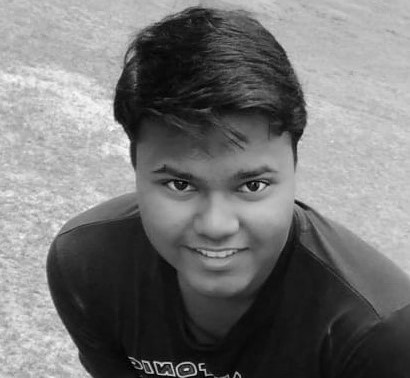
#> input picture cryptography_file_system/image.jpeg, 410 x 378 px
$ python encrypt.py
#> lines starting #> are read from the running program, lines starting #| are printed output that depends on the picture
import numpy as np
from PIL import Image
import pickle

def image_splitting(image, block_size):
    # Split the image into non-overlapping blocks
    height, width = image.shape
    blocks = [image[i:i+block_size, j:j+block_size] for i in range(0, height, block_size) for j in range(0, width, block_size)]
    return blocks

def confusion(blocks):
    # Apply zigzag pattern and rotation to blocks
    # Generate a random vector r
    r = np.random.randint(0, 256, len(blocks))
    # Random permutation of image blocks based on r
    scrambled_blocks = [blocks[i] for i in np.argsort(r)]

    return scrambled_blocks

def key_generation(plain_image):
    # Calculate the initial value of the logistic map
    Y0 = np.sum(plain_image) / (plain_image.size * 255.0)

    # Iterate the chaotic map
    M, N = plain_image.shape
    sequence_size = M * N
    chaotic_map = logistic_map(Y0, sequence_size)

    # Calculate the key
    key = [int(chaotic_map[i] * 1e14) % 256 for i in range(sequence_size)]

    return key

def logistic_map(Y0, size):
    # Logistic map iteration
    Y = Y0
    a = 3.8  # You can adjust the control parameter 'a' as needed
    chaotic_sequence = []

    for _ in range(size):
        Y = a * Y * (1 - Y)
        chaotic_sequence.append(Y)

    return chaotic_sequence

def diffusion(scrambled_blocks, key):
    # Bit-wise XOR operation between key and scrambled image
    encrypted_blocks = [np.bitwise_xor(scrambled_blocks[i].ravel(), key[i]) for i in range(len(scrambled_blocks))]
    encrypted_image = np.concatenate(encrypted_blocks)

    return encrypted_image.reshape(plain_image.shape)

def save_image(image, filename):
    # Save the encrypted image
    encrypted_image = Image.fromarray(image.astype(np.uint8))
    encrypted_image.save(filename)

def encrypt_image(plain_image, block_size):
    # Plain image splitting
    blocks = image_splitting(plain_image, block_size)

    # Confusion
    scrambled_blocks = confusion(blocks)

    # Key generation
    key = key_generation(plain_image)
    with open("key.bat",'wb+') as f:
        pickle.dump(key,f)
    # Diffusion
    encrypted_image = diffusion(scrambled_blocks, key)

    return encrypted_image

# Load the plain image
plain_image_path = "image.jpeg"
plain_image = np.array(Image.open(plain_image_path).convert('L'))
#> plain_image is the input picture: shape (378, 410); min 0, max 255, mean 117.2

# Block size for image splitting
block_size = 16  # You can choose 16, 32, or 64

# Encrypt the image
encrypted_image = encrypt_image(plain_image, block_size)
#> in image_splitting, `blocks = [image[i:i+block_size, j:j+block_size] for i in range(0, heig..`: blocks = 624 items
#> in confusion, `r = np.random.randint(0, 256, len(blocks))`: r = 624 values, max 255 at index 345, min 0 at index 134, mean 121.9
#> in confusion, `scrambled_blocks = [blocks[i] for i in np.argsort(r)]`: scrambled_blocks = 624 items
#> in key_generation, `Y0 = np.sum(plain_image) / (plain_image.size * 255.0)`: Y0 = 0.46
#> the loop in logistic_map, `for _ in range(size):` made 154980 passes
#> Y on passes 1 to 3: 0.944, 0.202, 0.612
#> after the loop in logistic_map, `for _ in range(size):`: Y = 0.181; chaotic_sequence = 154980 items
#> in diffusion, `encrypted_blocks = [np.bitwise_xor(scrambled_blocks[i].ravel(), key[i]..`: encrypted_blocks = 624 items
#> in diffusion, `return encrypted_image.reshape(plain_image.shape)`:
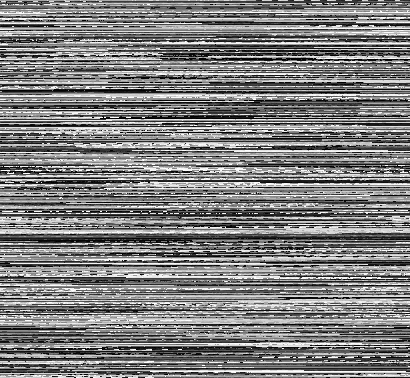
#> returned value: shape (378, 410); min 0, max 255, mean 126.6

# Save the encrypted image
save_image(encrypted_image, "encrypted.jpeg")
